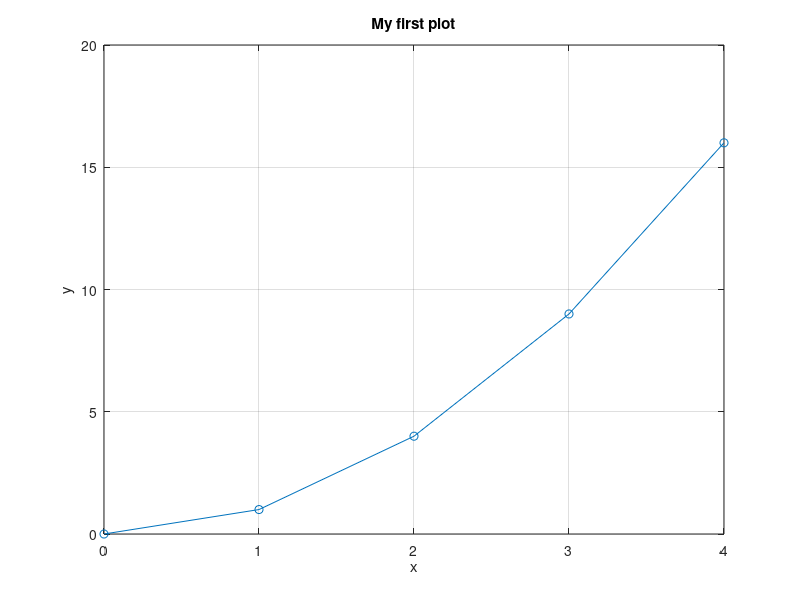
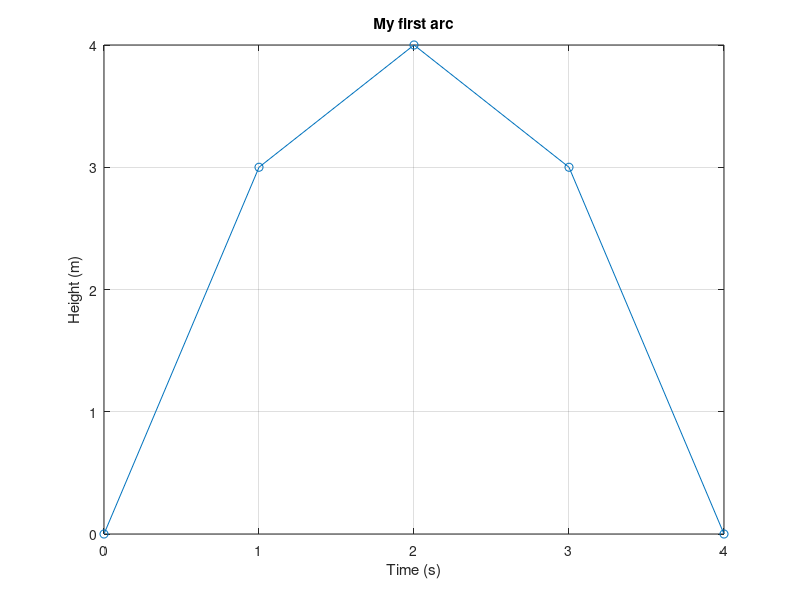

Write the MATLAB code that produced these figures, in order.
% MATLAB Lab — Project 0 reference / 项目 0 参考代码
% Review after completing the missions. Run one section at a time.
% 完成任务后用于复习。请逐节运行。

%% 1. First commands / 第一条命令
2 + 2
2 + 5

%% 2. Variables / 变量
speed = 20;
angle = 45;
speed
speed = speed + 5;
speed

%% 3. Vectors / 向量
scores = [6 8 5 9];
scores

%% 4. Evenly spaced values / 等间距数值
t = 0:1:4;
t
t = 0:2:8;
t

%% 5. Indexing / 索引
values = [10 20 30 40];
values(3)
values(2)

%% 6. Vector operations / 向量运算
x = [1 2 3 4];
y = x.^2;
y
x + 2

%% 7. Plotting / 绘图
x = 0:1:4;
y = x.^2;
figure;
plot(x, y, '-o');
xlabel('x');
ylabel('y');
title('My first plot');
grid on;

%% 8. Mini challenge / 小挑战
t = 0:1:4;
h = 4*t - t.^2;
figure;
plot(t, h, '-o');
xlabel('Time (s)');
ylabel('Height (m)');
title('My first arc');
grid on;
h
% Expected h: 0 3 4 3 0. Highest point: t = 2, h = 4.
% h 的预期结果：0 3 4 3 0。最高点：t = 2，h = 4。
